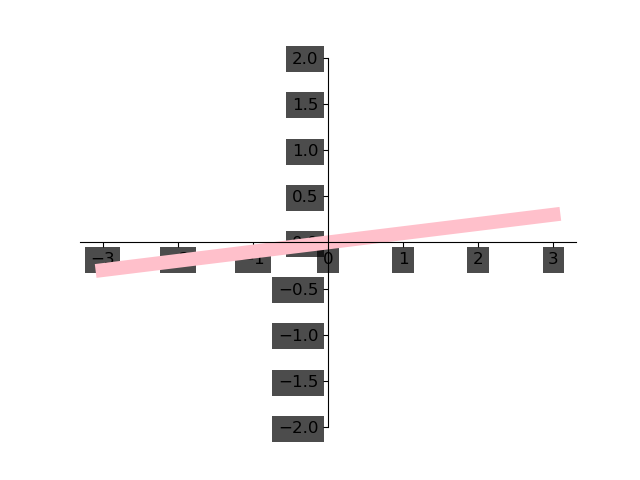

Source code (Python):
import matplotlib.pyplot as plt
import numpy as np

x = np.linspace(-3,3,50)
y = 0.1*x

plt.figure()
plt.plot(x,y,lw = 10.0,c = 'pink')
plt.ylim(-2,2)
ax = plt.gca()
ax.spines['right'].set_color('none')
ax.spines['top'].set_color('none')
ax.xaxis.set_ticks_position('bottom')
ax.yaxis.set_ticks_position('left')
ax.spines['bottom'].set_position(('data',0))
ax.spines['left'].set_position(('data',0))
for label in ax.get_xticklabels() + ax.get_yticklabels():
    label.set_fontsize(12)
    label.set_bbox(dict(facecolor = 'black',edgecolor = 'none',alpha = 0.7))
plt.show()
